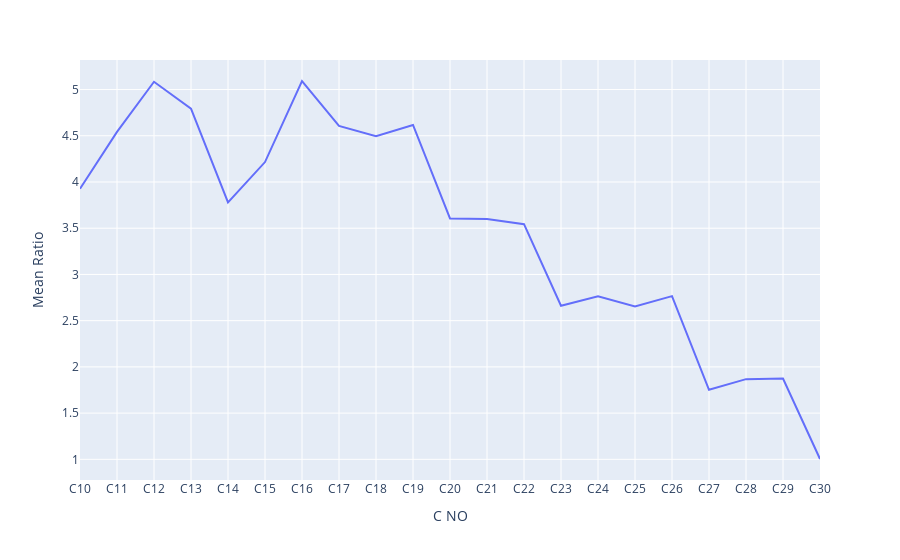

The notebook cell this image was saved under:
### Code cell
fig = px.line(doil, x= "C NO", y = "Mean Ratio")
fig.show()

### Figure 1 — Plotly figure (JSON) as saved in the notebook; plotly's stock layout.template omitted (floating-point values rounded to 4 significant figures)
{"data": [{"hovertemplate": "C NO=%{x}<br>Mean Ratio=%{y}<extra></extra>", "legendgroup": "", "line": {"color": "#636efa", "dash": "solid"}, "mode": "lines", "name": "", "orientation": "v", "showlegend": false, "type": "scatter", "x": ["C10", "C11", "C12", "C13", "C14", "C15", "C16", "C17", "C18", "C19", "C20", "C21", "C22", "C23", "C24", "C25", "C26", "C27", "C28", "C29", "C30"], "xaxis": "x", "y": [3.927, 4.542, 5.084, 4.794, 3.778, 4.216, 5.093, 4.607, 4.496, 4.617, 3.606, 3.6, 3.544, 2.662, 2.765, 2.654, 2.766, 1.752, 1.867, 1.873, 1.004], "yaxis": "y"}], "layout": {"autosize": true, "legend": {"tracegroupgap": 0}, "margin": {"t": 60}, "xaxis": {"anchor": "y", "autorange": true, "domain": [0, 1], "range": [0, 20], "title": {"text": "C NO"}, "type": "category"}, "yaxis": {"anchor": "x", "autorange": true, "domain": [0, 1], "range": [0.7765, 5.32], "title": {"text": "Mean Ratio"}, "type": "linear"}}}
